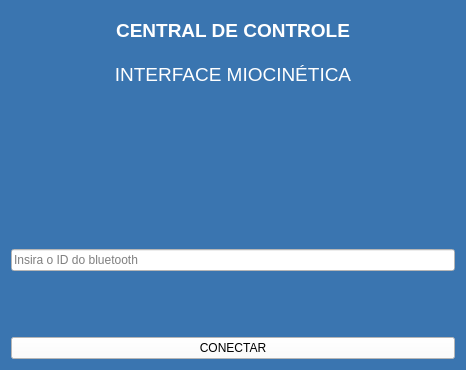
<?xml version="1.0" encoding="UTF-8"?>
<ui version="4.0">
 <class>connect_bt</class>
 <widget class="QWidget" name="connect_bt">
  <property name="geometry">
   <rect>
    <x>0</x>
    <y>0</y>
    <width>466</width>
    <height>370</height>
   </rect>
  </property>
  <property name="windowTitle">
   <string>Form</string>
  </property>
  <property name="styleSheet">
   <string notr="true">background-color: rgb(58, 117, 176)</string>
  </property>
  <layout class="QVBoxLayout" name="verticalLayout_5">
   <item>
    <layout class="QVBoxLayout" name="verticalLayout_3">
     <item>
      <layout class="QVBoxLayout" name="verticalLayout_2">
       <item>
        <widget class="QLabel" name="label_2">
         <property name="sizePolicy">
          <sizepolicy hsizetype="Minimum" vsizetype="Minimum">
           <horstretch>0</horstretch>
           <verstretch>0</verstretch>
          </sizepolicy>
         </property>
         <property name="text">
          <string>&lt;html&gt;&lt;head/&gt;&lt;body&gt;&lt;p align=&quot;center&quot;&gt;&lt;span style=&quot; font-size:14pt; font-weight:600; color:#ffffff;&quot;&gt;CENTRAL DE CONTROLE&lt;/span&gt;&lt;/p&gt;&lt;/body&gt;&lt;/html&gt;</string>
         </property>
        </widget>
       </item>
       <item>
        <widget class="QLabel" name="label_3">
         <property name="sizePolicy">
          <sizepolicy hsizetype="Minimum" vsizetype="Minimum">
           <horstretch>0</horstretch>
           <verstretch>0</verstretch>
          </sizepolicy>
         </property>
         <property name="text">
          <string>&lt;html&gt;&lt;head/&gt;&lt;body&gt;&lt;p align=&quot;center&quot;&gt;&lt;span style=&quot; font-size:14pt; color:#ffffff;&quot;&gt;INTERFACE MIOCINÉTICA&lt;/span&gt;&lt;/p&gt;&lt;/body&gt;&lt;/html&gt;</string>
         </property>
        </widget>
       </item>
      </layout>
     </item>
     <item>
      <widget class="QWidget" name="widget" native="true">
       <layout class="QVBoxLayout" name="verticalLayout">
        <item>
         <layout class="QHBoxLayout" name="horizontalLayout">
          <item>
           <widget class="QLabel" name="label">
            <property name="minimumSize">
             <size>
              <width>80</width>
              <height>0</height>
             </size>
            </property>
            <property name="text">
             <string/>
            </property>
           </widget>
          </item>
          <item>
           <widget class="QLabel" name="label_9">
            <property name="maximumSize">
             <size>
              <width>120</width>
              <height>120</height>
             </size>
            </property>
            <property name="text">
             <string/>
            </property>
            <property name="pixmap">
             <pixmap>../../../../Downloads/logo_lab.png</pixmap>
            </property>
            <property name="scaledContents">
             <bool>true</bool>
            </property>
           </widget>
          </item>
          <item>
           <widget class="QLabel" name="label_4">
            <property name="sizePolicy">
             <sizepolicy hsizetype="Preferred" vsizetype="Preferred">
              <horstretch>0</horstretch>
              <verstretch>0</verstretch>
             </sizepolicy>
            </property>
            <property name="minimumSize">
             <size>
              <width>50</width>
              <height>0</height>
             </size>
            </property>
            <property name="text">
             <string/>
            </property>
           </widget>
          </item>
         </layout>
        </item>
       </layout>
      </widget>
     </item>
    </layout>
   </item>
   <item>
    <layout class="QVBoxLayout" name="verticalLayout_4">
     <item>
      <widget class="QLabel" name="label_5">
       <property name="minimumSize">
        <size>
         <width>0</width>
         <height>30</height>
        </size>
       </property>
       <property name="text">
        <string/>
       </property>
      </widget>
     </item>
     <item>
      <widget class="QLineEdit" name="id_bt">
       <property name="styleSheet">
        <string notr="true">background-color: rgb(255, 255, 255);</string>
       </property>
       <property name="placeholderText">
        <string>Insira o ID do bluetooth</string>
       </property>
      </widget>
     </item>
     <item>
      <widget class="QLabel" name="label_6">
       <property name="minimumSize">
        <size>
         <width>0</width>
         <height>20</height>
        </size>
       </property>
       <property name="text">
        <string/>
       </property>
      </widget>
     </item>
     <item>
      <widget class="QPushButton" name="btn_connect">
       <property name="styleSheet">
        <string notr="true">QPushButton{
	background-color: rgb(255, 255, 255);
	color: rgb(0, 0, 0);
	ont: 75 8pt &quot;MS Shell Dlg 2&quot;;
}

QPushButton:hover{
	
	background-color: rgb(199, 199, 199);
	
	color: rgb(255, 255, 255);
	ont: 75 8pt &quot;MS Shell Dlg 2&quot;;
}</string>
       </property>
       <property name="text">
        <string>CONECTAR</string>
       </property>
      </widget>
     </item>
    </layout>
   </item>
  </layout>
 </widget>
 <resources/>
 <connections/>
</ui>
